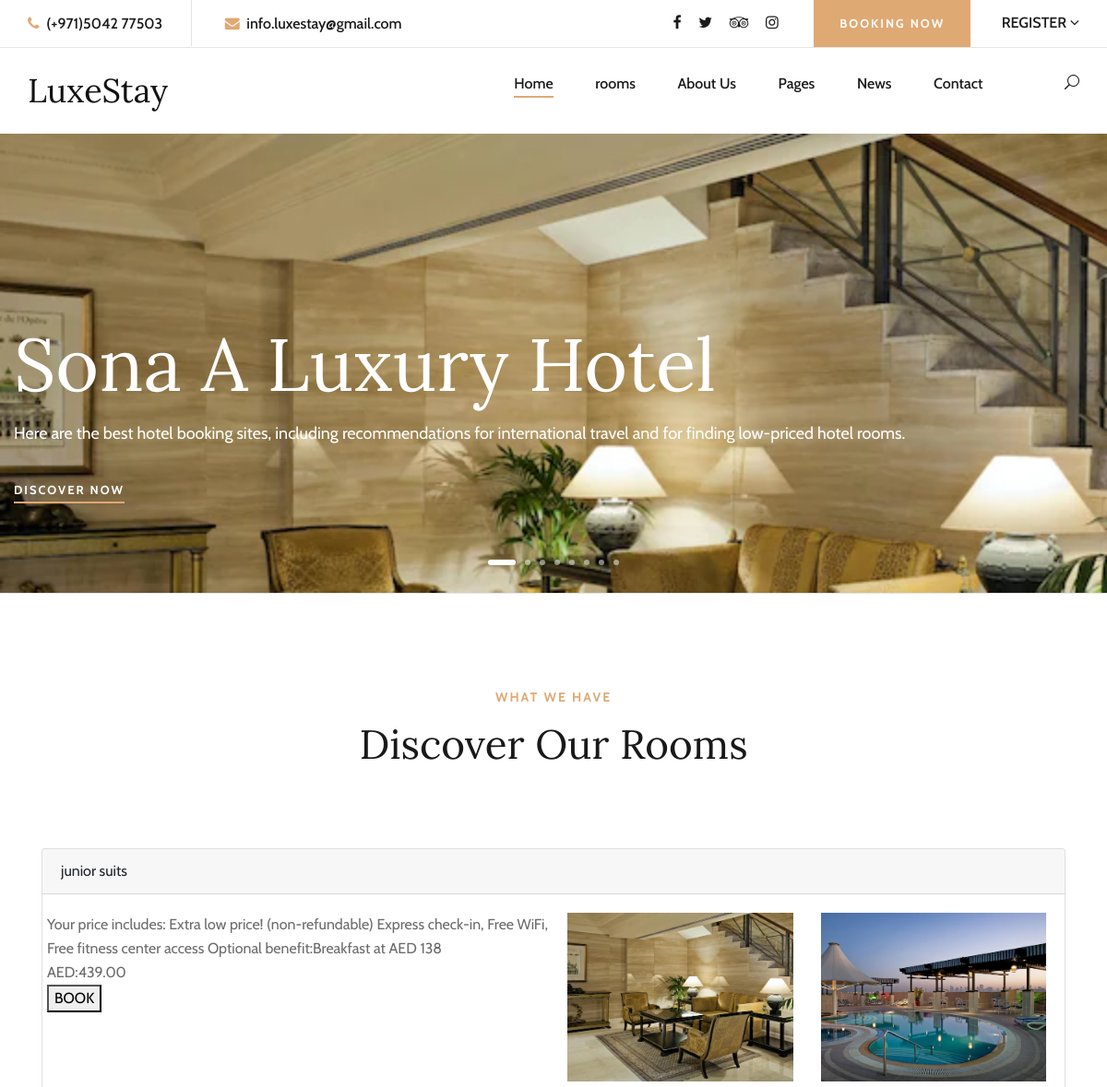
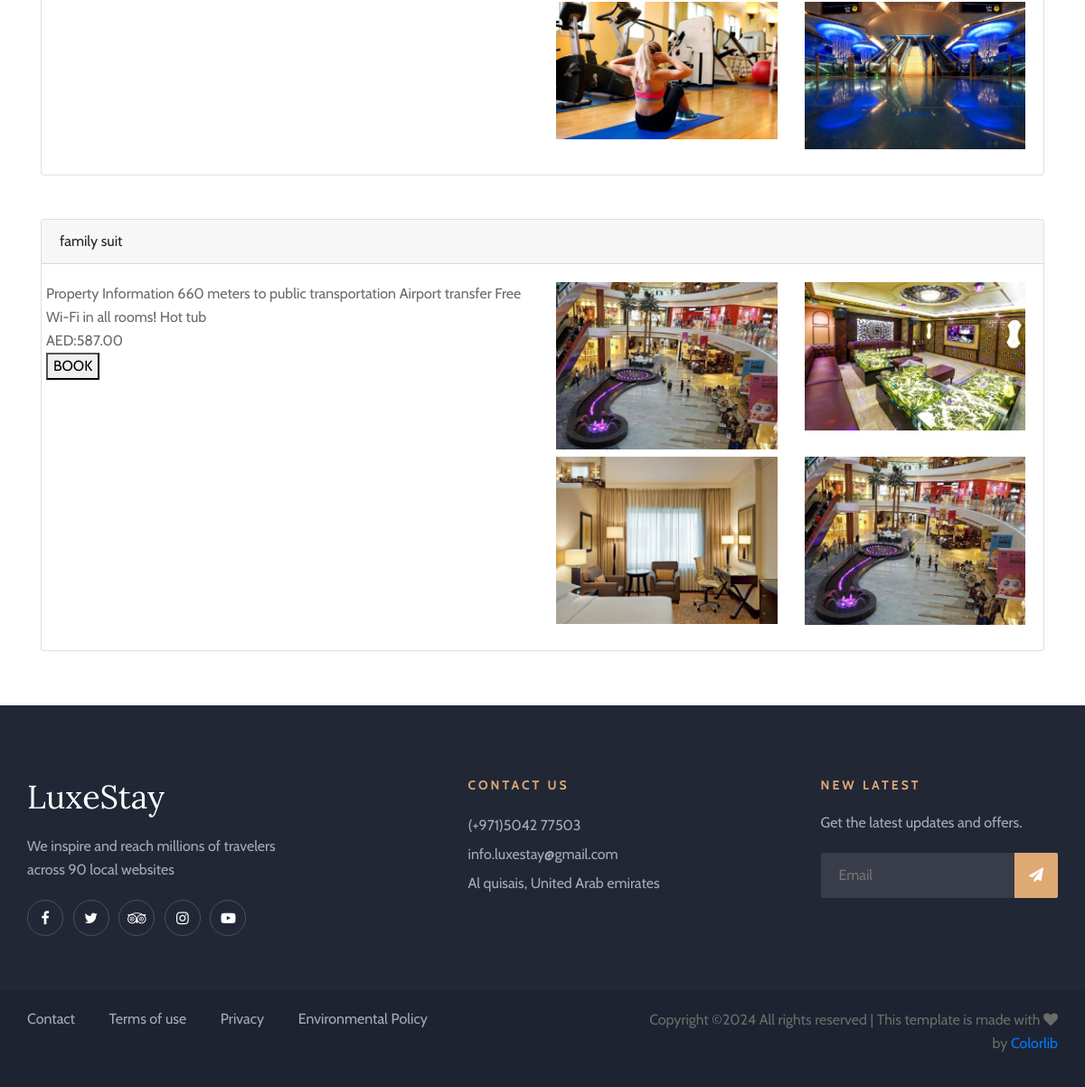
/rooms/, run on the app's committed database (2 pictures, top to bottom).
### home/models.py (models this page shows, shortened)
class Attachments(models.Model):
    room = models.ForeignKey(Rooms,on_delete=models.CASCADE)
    room_image = models.ImageField(upload_to='rooms',null=True)

class Rooms(models.Model):
    room_type=models.CharField(max_length=100)
    description=models.TextField()
    price = models.DecimalField(max_digits=8, decimal_places=2)
    check_availability=models.BooleanField(default=True)
    hotel= models.ForeignKey(Hotel, on_delete=models.CASCADE)

### home/views.py (the view)
# urls.py: path('rooms/',hotel_room_list,name='rooms_list'),
def hotel_room_list(request):
    rooms=Rooms.objects.all()
    images=Attachments.objects.all()
    return render(request,'rooms.html',{'rooms':rooms,'images':images})

### templates/rooms.html (shortened to what this page needs)
{% extends 'base1.html' %}
{% load static %}
{% block content %}
<section class="hero-section">
        <div class="container">
            <div class="row">
                <div class="hero-text">
                        <h1>Sona A Luxury Hotel</h1>
                        <p>Here are the best hotel booking sites, including recommendations for international
                            travel and for finding low-priced hotel rooms.</p>
                        <a href="#" class="primary-btn">Discover Now</a>
                </div>
            </div>
        </div>
       <div class="hero-slider owl-carousel">
  {% for room in rooms %}
    {% for img in images %}
        {% if img.room_id == room.id %}
            <div class="hs-item set-bg" data-setbg="{{ img.room_image.url }}"></div>
        {% endif %}
    {% endfor %}
           {% endfor %}
</div>
     </section>
    <section class="services-section spad">
        <div class="container">
            <div class="row">
                <div class="col-lg-12">
                    <div class="section-title">
                        <span>What We have</span>
                        <h2>Discover Our Rooms</h2>
                    </div>
                </div>
            </div>
<div style="display: flex; flex-wrap: wrap; justify-content:flex-start">
{% for room in rooms %}
<div class="container mt-5">
    <div class="card">
        <div class="card-header">
            {{room.room_type}}
        </div>
        <div class="card-body">
                <div class="row">
                <div class="col-md-6">
                    <div class="row">
                 <p class="card-text">{{room.description}}</p>
                    </div>
                    <div class="row"><p class="card-text">AED:{{room.price}}</p></div>
                    <div class="row">
                        <form action="{% url 'room_booking' %}" method="get">
                            <button type="submit" >BOOK</button></form>
							</div>
                </div>
                <div class="col-md-6">
                    <div class="row">
                {% for img in images %}
                {% if img.room_id == room.id %}
                    <div class="col-md-6">
                    <img src="{{ img.room_image.url }}" class="img-fluid mb-2" alt="Description" width="300" height="250">
                    </div>
                {% endif %}
                {% endfor %}
                    </div></div>
                </div>
            </div>
        </div>
    </div>
{% endfor %}
    </div>
    </section>
{% endblock %}

### templates/base1.html (shortened to what this page needs)
{% load static %}
<!DOCTYPE html>
<html lang="zxx">
<head>
    <link rel="stylesheet" href="{% static 'css/bootstrap.min.css' %}" type="text/css">
    <link rel="stylesheet" href="{% static 'css/font-awesome.min.css' %}" type="text/css">
    <link rel="stylesheet" href="{% static 'css/elegant-icons.css' %}" type="text/css">
    <link rel="stylesheet" href="{% static 'css/flaticon.css' %}" type="text/css">
    <link rel="stylesheet" href="{% static 'css/owl.carousel.min.css' %}" type="text/css">
    <link rel="stylesheet" href="{% static 'css/nice-select.css' %}" type="text/css">
    <link rel="stylesheet" href="{% static 'css/jquery-ui.min.css' %}" type="text/css">
    <link rel="stylesheet" href="{% static 'css/magnific-popup.css' %}" type="text/css">
    <link rel="stylesheet" href="{% static 'css/slicknav.min.css' %}" type="text/css">
    <link rel="stylesheet" href="{% static 'css/style.css' %}" type="text/css">
</head>
<body>
    <header class="header-section">
        <div class="top-nav">
            <div class="container">
                <div class="row">
                    <div class="col-lg-6">
                        <ul class="tn-left">
                            <li><i class="fa fa-phone"></i> (+971)5042 77503</li>
                            <li><i class="fa fa-envelope"></i> info.luxestay@gmail.com</li>
                        </ul>
                    </div>
                    <div class="col-lg-6">
                        <div class="tn-right">
                            <div class="top-social">
                                <a href="#"><i class="fa fa-facebook"></i></a>
                                <a href="#"><i class="fa fa-twitter"></i></a>
                                <a href="#"><i class="fa fa-tripadvisor"></i></a>
                                <a href="#"><i class="fa fa-instagram"></i></a>
                            </div>
                            <a href="#" class="bk-btn">Booking Now</a>
                            <div class="language-option">
                                {% if user.is_authenticated %}
                                <span>user <i class="fa fa-angle-down"></i></span>
                                <div class="flag-dropdown">
                                    <ul>
                                        {% if user.is_client %}
                                        <li><a href="{% url 'client_dashboard' %}" >Profile</a></li>
                                        {% else %}
                                        <li><a href="{% url 'booking_user_dashboard' %}" >Profile</a></li>
                                        {% endif %}
                                        <li><a href="{% url 'logout_customer' %}" >Sign out</a></li>
                                        </ul>
                                </div>
                                        {% else %}
                                    <span>Register <i class="fa fa-angle-down"></i></span>
                                        {% endif %}
                            </div>
                        </div>
                    </div>
                </div>
            </div>
        </div>
        <div class="menu-item">
            <div class="container">
                <div class="row">
                    <div class="col-lg-2">
                        <div class="logo">
                            <a href="./index.html">
                                <h2 >LuxeStay</h2>
                            </a>
                        </div>
                    </div>
                    <div class="col-lg-10">
                        <div class="nav-menu">
                            <nav class="mainmenu">
                                <ul>
                                    <li class="active"><a href="{% url 'index' %}">Home</a></li>
                                    <li><a href="./rooms.html">rooms</a></li>
                                    <li><a href="./about-us.html">About Us</a></li>
                                    <li><a href="./pages.html">Pages</a>
                                    </li>
                                    <li><a href="./blog.html">News</a></li>
                                    <li><a href="./contact.html">Contact</a></li>
                                </ul>
                            </nav>
                            <div class="nav-right search-switch">
                                <i class="icon_search"></i>
                            </div>
                        </div>
                    </div>
                </div>
            </div>
        </div>
    </header>
{% block content %}{% endblock %}
    <footer class="footer-section">
        <div class="container">
            <div class="footer-text">
                <div class="row">
                    <div class="col-lg-4">
                        <div class="ft-about">
                            <div class="logo">
                                <a href="#">
                                    <h2 style="color:white">LuxeStay</h2>
                                </a>
                            </div>
                            <p>We inspire and reach millions of travelers<br /> across 90 local websites</p>
                            <div class="fa-social">
                                <a href="#"><i class="fa fa-facebook"></i></a>
                                <a href="#"><i class="fa fa-twitter"></i></a>
                                <a href="#"><i class="fa fa-tripadvisor"></i></a>
                                <a href="#"><i class="fa fa-instagram"></i></a>
                                <a href="#"><i class="fa fa-youtube-play"></i></a>
                            </div>
                        </div>
                    </div>
                    <div class="col-lg-3 offset-lg-1">
                        <div class="ft-contact">
                            <h6>Contact Us</h6>
                            <ul>
                                <li>(+971)5042 77503</li>
                                <li>info.luxestay@gmail.com</li>
                                <li> Al quisais, United Arab emirates</li>
                            </ul>
                        </div>
                    </div>
                    <div class="col-lg-3 offset-lg-1">
                        <div class="ft-newslatter">
                            <h6>New latest</h6>
                            <p>Get the latest updates and offers.</p>
                            <form action="#" class="fn-form">
                                <input type="text" placeholder="Email">
                                <button type="submit"><i class="fa fa-send"></i></button>
                            </form>
                        </div>
                    </div>
                </div>
            </div>
        </div>
        <div class="copyright-option">
            <div class="container">
                <div class="row">
                    <div class="col-lg-7">
                        <ul>
                            <li><a href="#">Contact</a></li>
                            <li><a href="#">Terms of use</a></li>
                            <li><a href="#">Privacy</a></li>
                            <li><a href="#">Environmental Policy</a></li>
                        </ul>
                    </div>
                    <div class="col-lg-5">
                        <div class="co-text"><p>
  Copyright &copy;<script>document.write(new Date().getFullYear());</script> All rights reserved | This template is made with <i class="fa fa-heart" aria-hidden="true"></i> by <a href="https://colorlib.com" target="_blank">Colorlib</a>
  </p></div>
                    </div>
                </div>
            </div>
        </div>
    </footer>
</body>
</html>

### data on the page
Rooms: room_type "junior suits", description "Your price includes: Extra low price! (non-refundable) Express check-in, Free WiFi, Free fitness center access Optional benefit:Breakfast at AED 138", price "439.00"
Attachments: room_image (picture)
Attachments: room_image (picture)
Attachments: room_image (picture)
Attachments: room_image (picture)
Rooms: room_type "family suit", description "Property Information 660 meters to public transportation Airport transfer Free Wi-Fi in all rooms! Hot tub", price "587.00"
Attachments: room_image (picture)
Attachments: room_image (picture)
Attachments: room_image (picture)
Attachments: room_image (picture)
